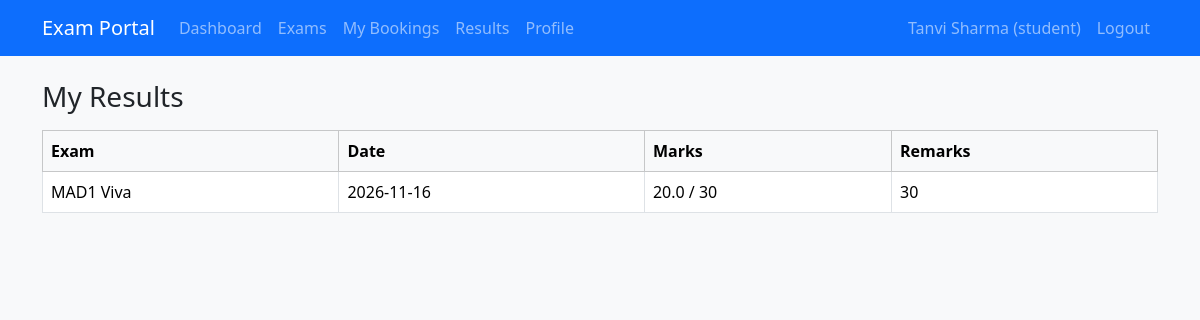
Page /student/results (signed in) on the committed database.
### models.py (models this page shows)
class User(UserMixin, db.Model):
    id = db.Column(db.Integer, primary_key=True)
    name = db.Column(db.String(100), nullable=False)
    email = db.Column(db.String(120), unique=True, nullable=False)
    password = db.Column(db.String(200), nullable=False)
    role = db.Column(db.String(20), nullable=False)  # admin / examiner / student
    contact = db.Column(db.String(20))
    department = db.Column(db.String(100))           # examiner ke liye
    is_approved = db.Column(db.Boolean, default=False)  # examiner approval
    is_active_user = db.Column(db.Boolean, default=True)

class Booking(db.Model):
    id = db.Column(db.Integer, primary_key=True)
    student_id = db.Column(db.Integer, db.ForeignKey('user.id'), nullable=False)
    slot_id = db.Column(db.Integer, db.ForeignKey('slot.id'), nullable=False)
    booking_date = db.Column(db.DateTime, default=datetime.utcnow)
    status = db.Column(db.String(20), default='Booked')  # Booked / Cancelled / Completed
    total_marks = db.Column(db.Float)
    remarks = db.Column(db.Text)
    student = db.relationship('User')
    slot = db.relationship('Slot')

class Exam(db.Model):
    id = db.Column(db.Integer, primary_key=True)
    course_id = db.Column(db.Integer, db.ForeignKey('course.id'), nullable=False)
    examiner_id = db.Column(db.Integer, db.ForeignKey('user.id'))  # assigned examiner
    name = db.Column(db.String(100), nullable=False)
    exam_type = db.Column(db.String(30))   # Viva / Practical / Project Demo / Assessment
    duration = db.Column(db.Integer)       # minutes
    max_marks = db.Column(db.Integer)
    slot_create_start = db.Column(db.Date)
    slot_create_end = db.Column(db.Date)
    booking_start = db.Column(db.Date)
    booking_end = db.Column(db.Date)
    status = db.Column(db.String(20), default='Draft')
    results_published = db.Column(db.Boolean, default=False)
    course = db.relationship('Course')
    examiner = db.relationship('User')

class Slot(db.Model):
    id = db.Column(db.Integer, primary_key=True)
    exam_id = db.Column(db.Integer, db.ForeignKey('exam.id'), nullable=False)
    examiner_id = db.Column(db.Integer, db.ForeignKey('user.id'), nullable=False)
    date = db.Column(db.Date, nullable=False)
    start_time = db.Column(db.Time, nullable=False)
    end_time = db.Column(db.Time, nullable=False)
    capacity = db.Column(db.Integer, nullable=False)
    available_seats = db.Column(db.Integer, nullable=False)
    status = db.Column(db.String(20), default='Available')
    exam = db.relationship('Exam')
    examiner = db.relationship('User')

### app.py (the view)
@app.route('/student/results')
@role_required('student')
def my_results():
    rows = [b for b in Booking.query.filter_by(student_id=current_user.id, status='Completed').all()
            if b.slot.exam.results_published]
    return render_template('student/results.html', rows=rows)

### app.py (called while the page is built)
@login_manager.user_loader
def load_user(user_id):
    return db.session.get(User, int(user_id))

def role_required(role):
    def decorator(f):
        @wraps(f)
        def wrapper(*args, **kwargs):
            if not current_user.is_authenticated:
                return redirect(url_for('login'))
            if current_user.role != role:
                flash('Access denied.', 'danger')
                return redirect(url_for('home'))
            return f(*args, **kwargs)
        return wrapper
    return decorator

### templates/student/results.html
{% extends 'base.html' %}
{% block content %}
<h3 class="mb-3">My Results</h3>
<table class="table table-bordered bg-white">
  <thead class="table-light"><tr><th>Exam</th><th>Date</th><th>Marks</th><th>Remarks</th></tr></thead>
  <tbody>
  {% for b in rows %}
    <tr>
      <td>{{ b.slot.exam.name }}</td><td>{{ b.slot.date }}</td>
      <td>{{ b.total_marks }} / {{ b.slot.exam.max_marks }}</td>
      <td>{{ b.remarks or '-' }}</td>
    </tr>
  {% else %}<tr><td colspan="4" class="text-center">Abhi koi result publish nahi hua.</td></tr>{% endfor %}
  </tbody>
</table>
{% endblock %}

### templates/base.html (shortened to what this page needs)
<!DOCTYPE html>
<html lang="en">
<head>
  <link href="https://cdn.jsdelivr.net/npm/bootstrap@5.3.3/dist/css/bootstrap.min.css" rel="stylesheet">
</head>
<body class="bg-light">
  <nav class="navbar navbar-expand navbar-dark bg-primary mb-4">
    <div class="container">
      <a class="navbar-brand" href="{{ url_for('home') }}">Exam Portal</a>
      {% if current_user.is_authenticated and current_user.role == 'student' %}
      <ul class="navbar-nav me-auto">
        <li class="nav-item"><a class="nav-link" href="{{ url_for('student_dashboard') }}">Dashboard</a></li>
        <li class="nav-item"><a class="nav-link" href="{{ url_for('student_exams') }}">Exams</a></li>
        <li class="nav-item"><a class="nav-link" href="{{ url_for('my_bookings') }}">My Bookings</a></li>
        <li class="nav-item"><a class="nav-link" href="{{ url_for('my_results') }}">Results</a></li>
        <li class="nav-item"><a class="nav-link" href="{{ url_for('student_profile') }}">Profile</a></li>
      </ul>
      {% endif %}
      <ul class="navbar-nav ms-auto">
        {% if current_user.is_authenticated %}
        <li class="nav-item"><span class="nav-link">{{ current_user.name }} ({{ current_user.role }})</span></li>
        <li class="nav-item"><a class="nav-link" href="{{ url_for('logout') }}">Logout</a></li>
        {% else %}
        <li class="nav-item"><a class="nav-link" href="{{ url_for('login') }}">Login</a></li>
        <li class="nav-item"><a class="nav-link" href="{{ url_for('register') }}">Register</a></li>
        {% endif %}
      </ul>
    </div>
  </nav>
  <div class="container">
    {% block content %}{% endblock %}
  </div>
</body>
</html>

### rows in the picture
User: name "Tanvi Sharma", role "student"
Booking: slot.exam.name "MAD1 Viva", slot "2026-11-16", total_marks "20.0", slot.exam.max_marks "30", remarks "30"
